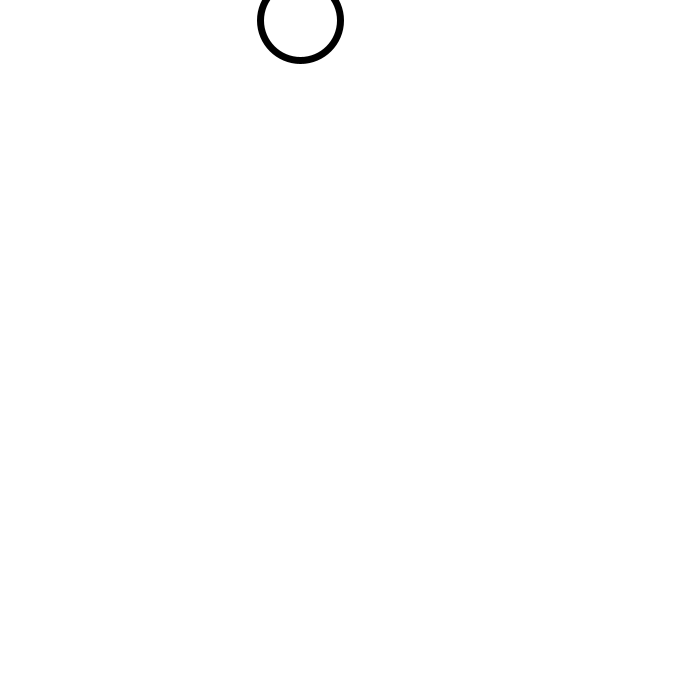
Frame 1 (no input)
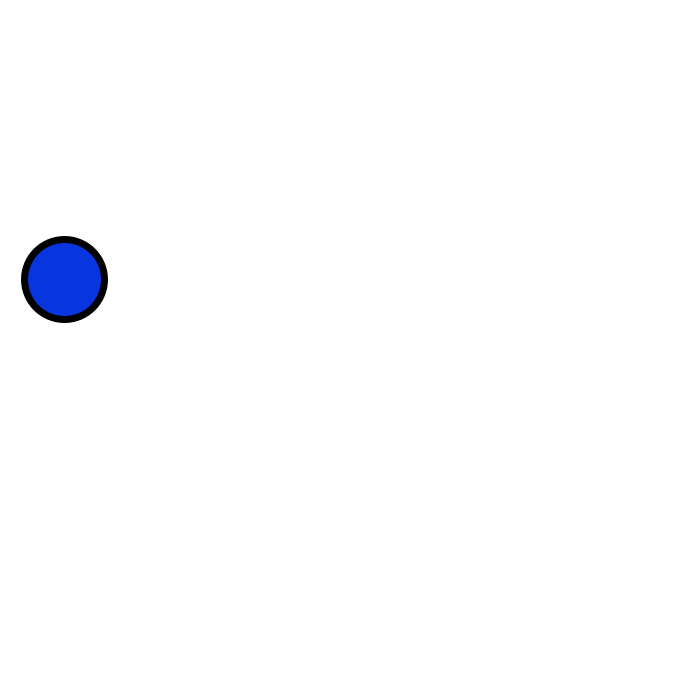
Frame 60 (the mouse pressed at the canvas centre just before this capture)
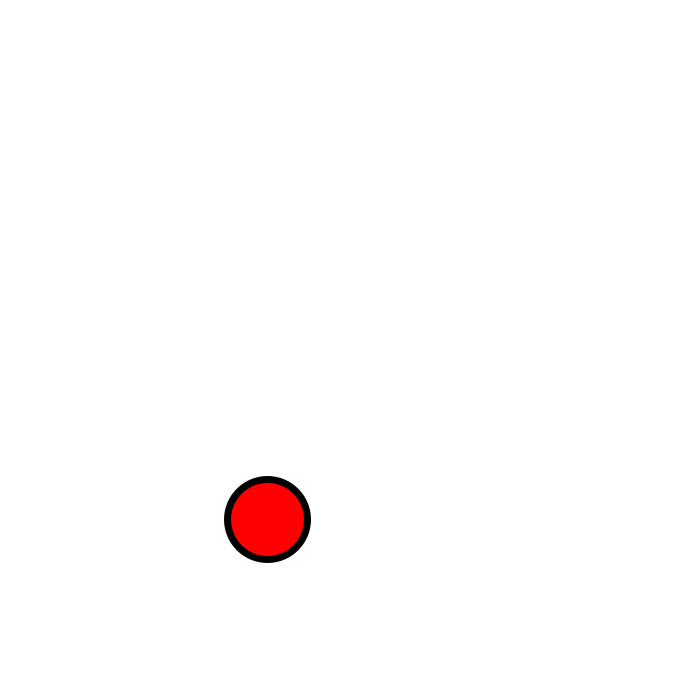
Frame 120 (the mouse held since frame 60 and released just before this capture)

The Processing sketch that drew these frames (run headless with seeded random() and noise(); from frame 60 on, the mouse is pressed at the canvas centre):

// Processing sketch: gutierrezs03t00
// ── gutierrezs03t00.pde
float circlex = 300;//poscicion inicial eje x
float circley = 20;//poscicion inicial eje y
float movex = -4;//pixeles que avanza por cada frame en el eje x
float movey = -4;//pixeles que avanza por cada frame en el eje y
int color1 = (#0935DE);//variable de color
int color2 = (#F6FF00);//variable de color
float color4 = (255);//variable de color
void setup() {
  size(700, 700);//tamano canvas
  stroke(0);//color del borde de la elipse
  strokeWeight(7);// grosor del borde de la elipse
}
void draw() {
  background(color4);//color del canvas
  ellipse(circlex, circley, 80, 80);//poscicion inicial y tamano de la elipse
  circlex = circlex + movex;//la poscicion inical de x va desplazandose 4 pixeles por el eje x
  circley = circley + movey;//la poscicion inical de y va desplazandose 4 pixeles por el eje y
  
  if(circlex > 653) {//si la elipse llega ha estar mas de 653 pixeles en el eje x
    circlex = 653;//entonces rebotara
    movex = -movex;//se devolvera
    fill(color1);// y cambiara de color
  }
    if(circley > 653) {//si la elipse llega ha estar mas de 653 pixeles en el eje y
    circley = 653;//entonces rebotara
    movey = -movey;//se devolvera
    fill(color2);// y cambiara de color
    }
    if(circlex < 47) {//si la elipse llega ha estar menos de 47 pixeles en el eje x
      circlex = 47;//entonces rebotara
      movex = -movex;//se devolvera
      fill(255,0,0);// y cambiara de color
    }
    if(circley < 47) {//si la elipse llega ha estar menos de 47 pixeles en el eje y
      circley = 47;//entonces rebotara
      movey = -movey;//se devolvera
      fill(color1);// y cambiara de color
    }
}  
   
